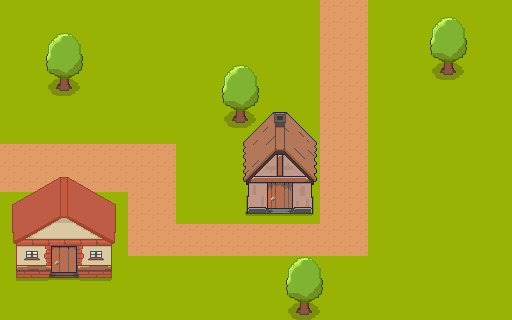

This game map was drawn from its Tiled (.tmx) file and the tilesets committed beside it. A one-line description and the trimmed map source follow:
An orthogonal 32x20 tile map with 16x16 px tiles, 3 tile layers (ground, bgd_1, fgd), 2 tilesets and 1 object (Player).

<map version="1.10" tiledversion="1.11.0" orientation="orthogonal" renderorder="right-down" width="32" height="20" tilewidth="16" tileheight="16" infinite="0" nextlayerid="5" nextobjectid="3">
 <tileset firstgid="1" source="../map1.tsx" />
 <tileset firstgid="513" name="entities" tilewidth="48" tileheight="48" tilecount="1" columns="0">
  <grid orientation="orthogonal" width="1" height="1" />
  <tile id="1">
   <image source="../images/p_idle.png" width="48" height="48" />
  </tile>
 </tileset>
 <layer id="1" name="ground" width="32" height="20">
  <data>[640 cells, 640 non-empty, 2 distinct tile ids]</data>
 </layer>
 <layer id="2" name="bgd_1" width="32" height="20">
  <data>[640 cells, 114 non-empty, 88 distinct tile ids]</data>
 </layer>
 <layer id="3" name="fgd" width="32" height="20">
  <data>[640 cells, 49 non-empty, 30 distinct tile ids]</data>
 </layer>
 <objectgroup id="4" name="entities">
  <object id="2" type="Player" gid="514" x="125" y="296.5" width="48" height="48" />
 </objectgroup>
</map>